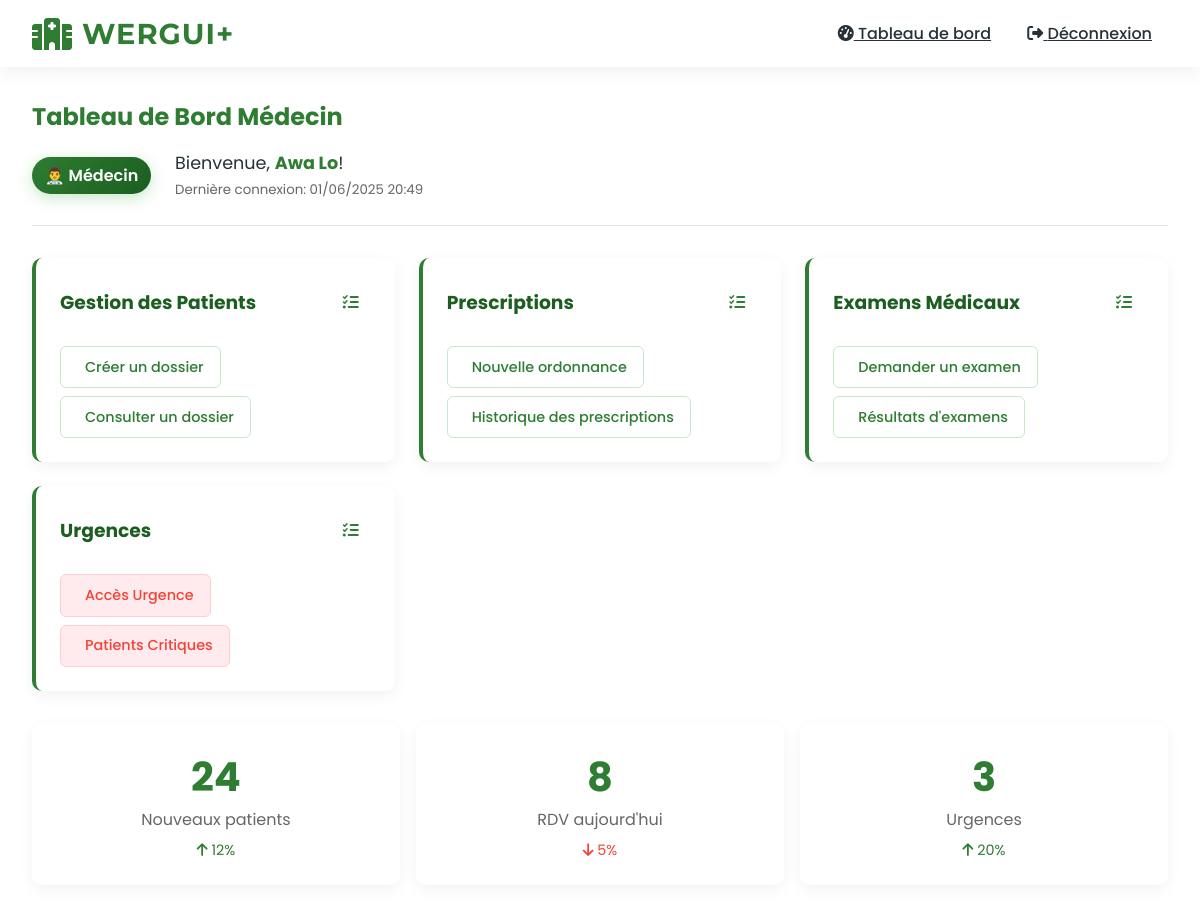
/accounts/dashboard/ (signed in), run on an earlier commit of the app's database.
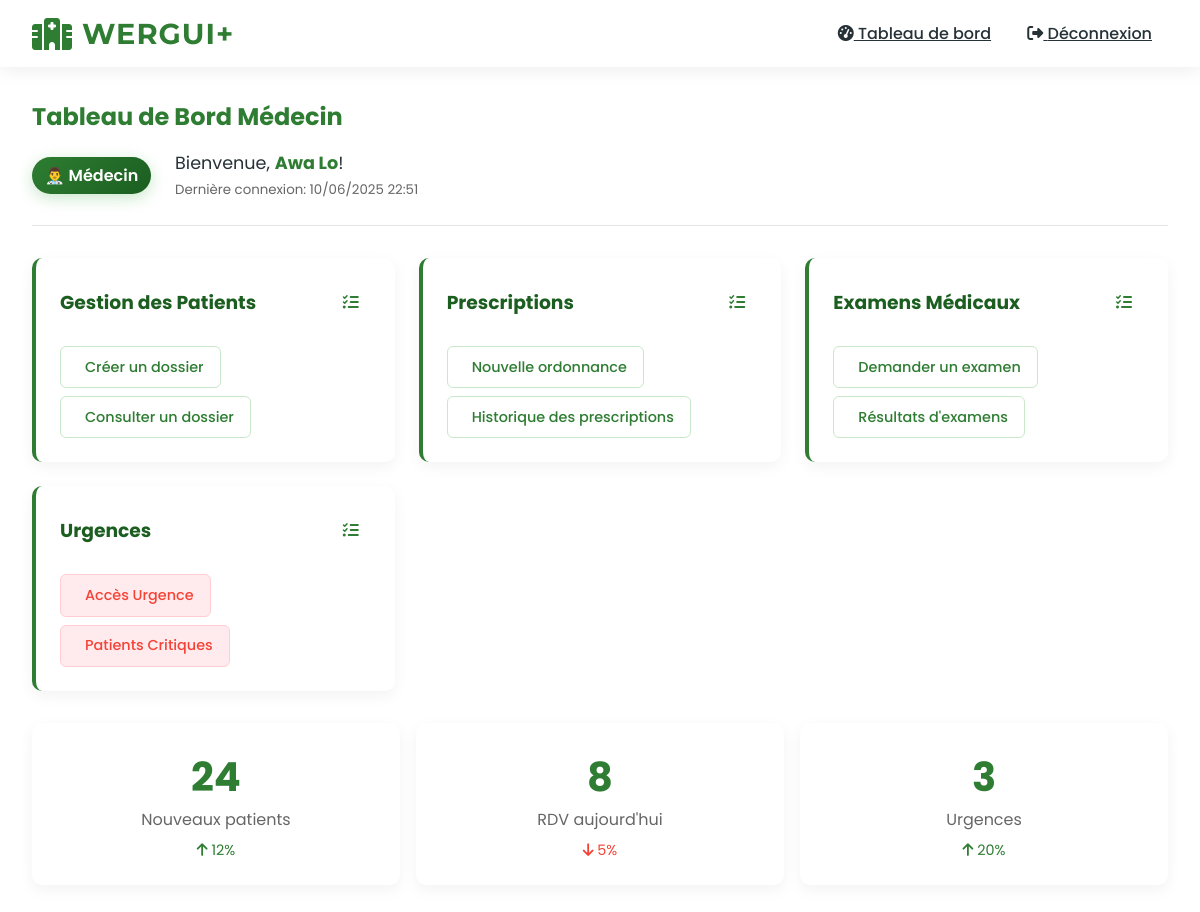
And on a later commit of the database.
### accounts/models.py (models this page shows, shortened)
class CustomUser(AbstractUser):
    ROLES = (
        ('DOCTOR', 'Médecin'),
        ('NURSE', 'Infirmier'),
        ('PHARMACIST', 'Pharmacien'),
        ('ADMIN', 'Administrateur'),
        ('PATIENT', 'Patient'),
    )
    role = models.CharField(max_length=15, choices=ROLES)
    phone_regex = RegexValidator(
        regex=r'^\+?1?\d{9,15}$',
        message="Le numéro de téléphone doit être au format: '+221771234567'."
    )
    phone_number = models.CharField(validators=[phone_regex], max_length=17, unique=True)
    is_verified = models.BooleanField(default=False)
    mfa_code = models.CharField(max_length=6, null=True, blank=True)
    mfa_code_created_at = models.DateTimeField(null=True, blank=True)
    groups = models.ManyToManyField(
        'auth.Group',
        verbose_name='groups',
        blank=True,
        help_text='The groups this user belongs to.',
        related_name="customuser_set",
        related_query_name="user",
    )
    user_permissions = models.ManyToManyField(
        'auth.Permission',
        verbose_name='user permissions',
        blank=True,
        help_text='Specific permissions for this user.',
        related_name="customuser_set",
        related_query_name="user",
    )

### accounts/views.py (the view)
# urls.py: path('dashboard/', views.dashboard, name='dashboard'),
@login_required
def dashboard(request):
    role_data = {
        'DOCTOR': doctor_dashboard_data(request.user),
        'NURSE': nurse_dashboard_data(request.user),
        'PHARMACIST': pharmacist_dashboard_data(request.user),
        'ADMIN': admin_dashboard_data(request.user),
        'PATIENT': patient_dashboard_data(request.user),
    }.get(request.user.role, {})
    context = {
        'title': role_data.get('title', 'Tableau de Bord'),
        'cards': role_data.get('cards', []),
        'user': request.user,
        'role_display': {
            'DOCTOR': '👨‍⚕️ Médecin',
            'NURSE': '👩‍⚕️ Infirmier',
            'PHARMACIST': '💊 Pharmacien',
            'ADMIN': '👔 Administrateur',
            'PATIENT': '👤 Patient'
        }.get(request.user.role, 'Utilisateur'),
        'last_login': request.user.last_login
    }
    return render(request, 'accounts/dashboard.html', context)

### accounts/templates/accounts/dashboard.html (shortened to what the changed rows need)
{% extends "base.html" %}
{% block content %}
<div class="dashboard-header" style="margin-bottom: 2rem; padding-bottom: 1.5rem; border-bottom: 1px solid rgba(0,0,0,0.1);">
    <h2 style="color: var(--medical-green); margin-bottom: 1rem;">{{ title }}</h2>
    <div class="user-info" style="display: flex; align-items: center; gap: 1.5rem;">
        <div>
            <p style="margin: 0; font-size: 1.1rem;">Bienvenue, <strong style="color: var(--medical-green);">{{ user.get_full_name }}</strong>!</p>
            {% if last_login %}
            <small style="color: #666;">Dernière connexion: {{ last_login|date:"d/m/Y H:i" }}</small>
            {% endif %}
        </div>
    </div>
</div>
{% endblock content %}

What changed in the data, as far as the page shows it:
changed CustomUser "Awa Lo": last_login "01/06/2025 20:49" → "10/06/2025 22:51"
